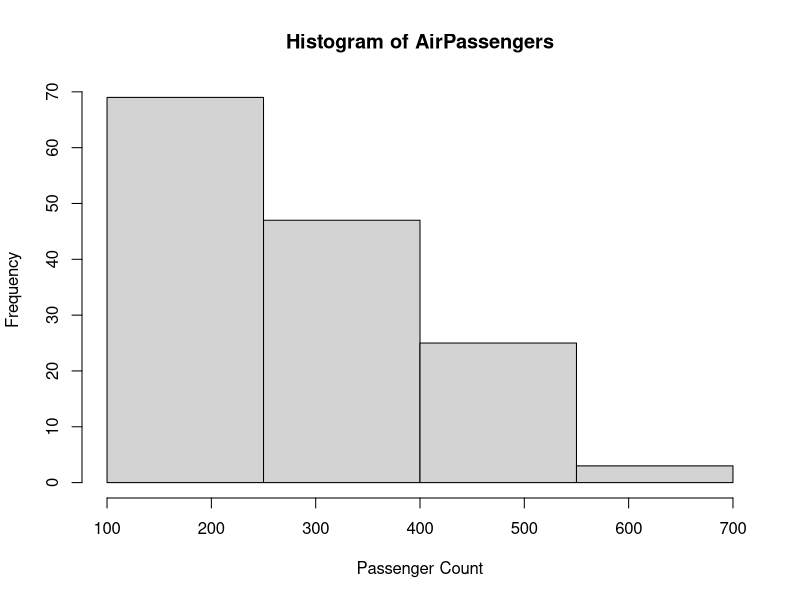

This figure's R source:

data("AirPassengers")

# Define the bins according to the given specifications
breaks <- seq(100, 700, by = 150)  # Bins from 100 to 700, 150 wide

# Create a histogram with specified bins and starting point
hist(AirPassengers, breaks = breaks, xlim = c(100, 700), xlab = "Passenger Count", main = "Histogram of AirPassengers")
